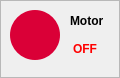
      <widget class="QFrame" name="frame_OnOff_menique">
       <property name="geometry">
        <rect>
         <x>440</x>
         <y>52</y>
         <width>120</width>
         <height>78</height>
        </rect>
       </property>
       <property name="frameShape">
        <enum>QFrame::StyledPanel</enum>
       </property>
       <property name="frameShadow">
        <enum>QFrame::Raised</enum>
       </property>
       <widget class="QRadioButton" name="meniqueOnOff">
        <property name="geometry">
         <rect>
          <x>10</x>
          <y>10</y>
          <width>101</width>
          <height>51</height>
         </rect>
        </property>
        <property name="minimumSize">
         <size>
          <width>0</width>
          <height>30</height>
         </size>
        </property>
        <property name="font">
         <font>
          <family>ArialBlack</family>
          <pointsize>12</pointsize>
          <weight>1</weight>
          <italic>false</italic>
          <bold>false</bold>
         </font>
        </property>
        <property name="styleSheet">
         <string notr="true">QRadioButton
{
	color: #2a2a2a;
	font: 87 14 pt &quot;ArialBlack&quot;;
}

QRadioButton::indicator
{
	width: 50px;
	height: 50px;
	border-radius: 25px;
}

QRadioButton::indicator:checked {
   background-color: #00ff00;

}

QRadioButton::indicator:unchecked 
{
	background-color: #da0037;
	
}</string>
        </property>
        <property name="text">
         <string/>
        </property>
        <property name="checked">
         <bool>false</bool>
        </property>
       </widget>
       <widget class="QLabel" name="etiquetaMeniqueOnOff">
        <property name="geometry">
         <rect>
          <x>70</x>
          <y>30</y>
          <width>41</width>
          <height>31</height>
         </rect>
        </property>
        <property name="font">
         <font>
          <weight>75</weight>
          <bold>true</bold>
         </font>
        </property>
        <property name="styleSheet">
         <string notr="true">margin-top: 6px;
color: red;</string>
        </property>
        <property name="text">
         <string>OFF</string>
        </property>
       </widget>
       <widget class="QLabel" name="label_4">
        <property name="geometry">
         <rect>
          <x>70</x>
          <y>10</y>
          <width>51</width>
          <height>22</height>
         </rect>
        </property>
        <property name="font">
         <font>
          <weight>75</weight>
          <bold>true</bold>
         </font>
        </property>
        <property name="text">
         <string>Motor</string>
        </property>
       </widget>
      </widget>
